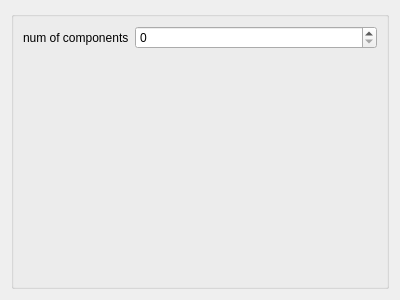
<?xml version="1.0" encoding="UTF-8"?>
<ui version="4.0">
 <class>Form</class>
 <widget class="QWidget" name="Form">
  <property name="geometry">
   <rect>
    <x>0</x>
    <y>0</y>
    <width>400</width>
    <height>300</height>
   </rect>
  </property>
  <property name="sizePolicy">
   <sizepolicy hsizetype="Ignored" vsizetype="Ignored">
    <horstretch>0</horstretch>
    <verstretch>0</verstretch>
   </sizepolicy>
  </property>
  <property name="windowTitle">
   <string>Form</string>
  </property>
  <layout class="QVBoxLayout" name="verticalLayout">
   <item>
    <widget class="QGroupBox" name="groupBox">
     <layout class="QFormLayout" name="formLayout">
      <property name="fieldGrowthPolicy">
       <enum>QFormLayout::AllNonFixedFieldsGrow</enum>
      </property>
      <item row="0" column="0">
       <widget class="QLabel" name="numOfComponentsLabel">
        <property name="text">
         <string>num of components</string>
        </property>
       </widget>
      </item>
      <item row="0" column="1">
       <widget class="QSpinBox" name="numOfComponentsSpinBox"/>
      </item>
     </layout>
    </widget>
   </item>
  </layout>
 </widget>
 <resources/>
 <connections/>
</ui>
